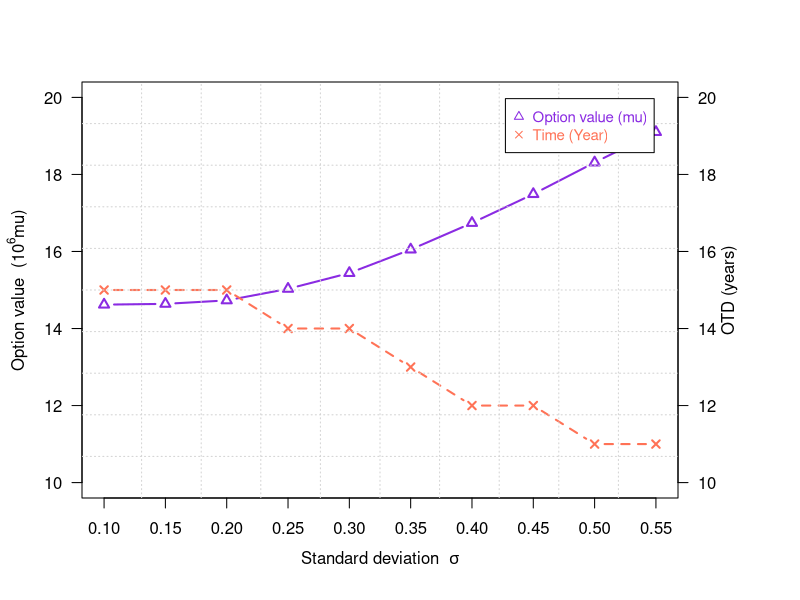

Here is the R script that generated this plot:
data=read.csv("SA-sigmal.csv", header=T)
scalefactor=1000000
## add extra space to right margin of plot within frame
par(mar=c(5, 4, 4, 6) + 0.1)

## Plot first set of data and draw its axis
plot(data$sigmal, data$Extra, pch=2, axes=FALSE, ylim=c(10,20), xlab="", ylab="", 
     type="b",col="blueviolet", lwd=2)
axis(2, ylim=c(0,2),col="black",las=1)  ## las=1 makes horizontal labels
mtext(expression(paste("Option value  (", 10^6, "mu)")),side=2,col="black",line=2.5)
box()

## Allow a second plot on the same graph
par(new=TRUE)

## Plot the second plot and put axis scale on right
plot(data$sigmal, data$Time, pch=4,  xlab="", ylab="", ylim=c(10,20), 
     axes=FALSE, type="b", col="coral1",lwd=2,lty=2)
## a little farther out (line=4) to make room for labels
mtext("OTD (years)",side=4,col="black",line=2) 
axis(4, ylim=c(0,30), col="black",col.axis="black",las=1)


## Draw the time axis
axis(1,pretty(range(data$sigmal),10))
mtext(expression(paste("Standard deviation  ", sigma)),side=1,col="black",line=2.5)  
grid(10, 10, col = "lightgray", lty = "dotted",lwd = par("lwd"), equilogs = TRUE)
## Add Legend
legend("topright",inset=.04,legend=c("Option value (mu)","Time (Year)"),
       text.col=c("blueviolet","coral1"),pch=c(2,4),col=c("blueviolet","coral1"),horiz=F,cex=0.9)